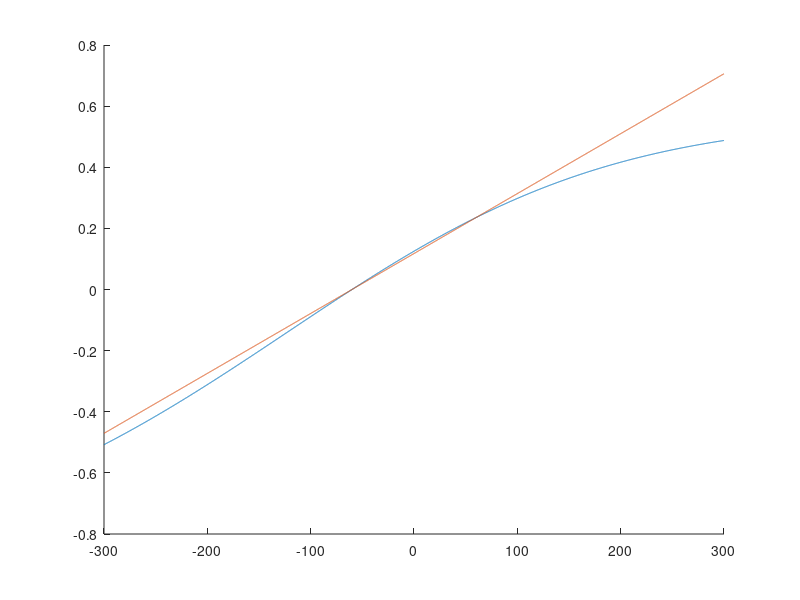
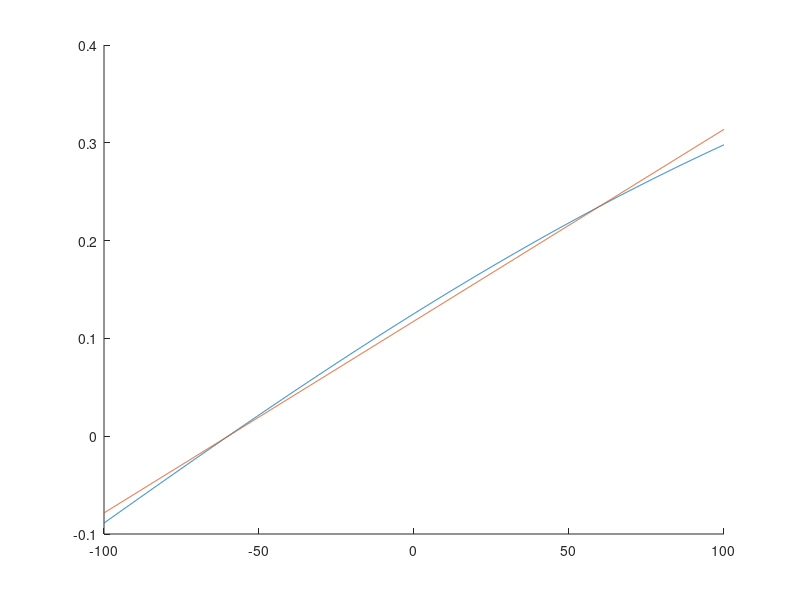
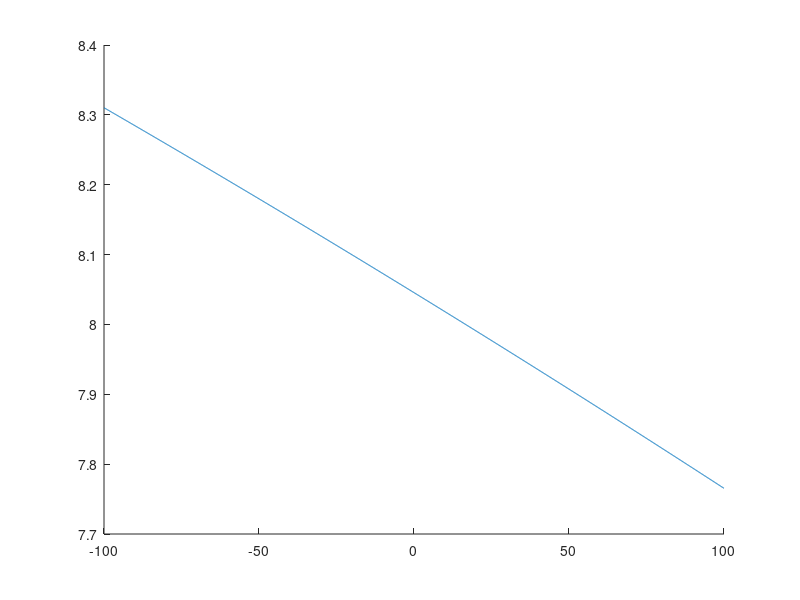

These charts were generated, in order, by the following MATLAB code:
%models dF/F of Voltage Fluors as a function of membrane potential based on measured and
%calculated PeT parameters

hold on
%clear all;

dEox = 0.129;
dEred = -2.02;
dEoo = 2.38;
dHOMO = -0.231;
%setting up constants for Rehm-Weller equation; can be modified to use
%HOMO-HOMO or LUMO-LUMO gap. Currently set to Evan's values for VF2.1Cl
%(note that redox potentials are measured in volts but since this is a
%transit of one electron this is directly equivalent to electron volts in
%energy)

r = 2.2;
%aniline-chromophore distance (nm)
Vmem = [-300:0.1:300];
%sets up a vector to calculate kpet for a wide range of membrane potentials

%theta = 35.3;
theta = [0:2.5:90];
weight = [0.0036    0.0101    0.0165    0.0232    0.0299    0.0362    0.0417    0.0442    0.0480    0.0524    0.0544 0.0553    0.0554    0.0535    0.0522    0.0499    0.0491    0.0466    0.0423    0.0371    0.0320    0.0282 0.0239    0.0203    0.0180    0.0162    0.0138    0.0118    0.0097    0.0074    0.0058    0.0042    0.0033 0.0021    0.0011    0.0006         0];

%angle between wire and electric field; should be modeled computationally
%or this program can be modified to calculate this from measured dF/F.
%Currently set to the computationally derived distribution of angles for
%VF2.1Cl from Rishi's paper
dmem = 4;
%thickness of the membrane in question (nm); 4 nm is a ballpark number. Not
%dubelco's modified eagle media
w = (r.*Vmem./(1000*dmem)).*sum(weight.*cosd(theta));
%w = (r.*Vmem./(1000*dmem)).*cosd(theta);

%calculates work to move electron in PeT (signs and charge accounted for, should be net positive so watch out
%for cosine range) based on above parameters (takes cosine in degrees);
%1000 in denominator accounts for mV to V conversion
%sanity check: work is positive when Vmem is positive (takes energy to move
%an electron from positive to negative) and work is negative when Vmem is
%negative (electron wants to go from negative to positive)

dGpet = dEox - dEred - dEoo + w;
%dGpet = dHOMO +w;
%Rehm-Weller equation to calculate delta G of PeT as a function of Vmem; we will now use this to
%calculate kpet as a function of Vmem which we will then use to calculate
%dF/F as a function of Vmem
%+w is because of current sign convention; when work is higher, dGpet should
%become less favorable

HnaughtDA = 10;
%electronic coupling at Van der Waals distance
rnaughtDA = 1.5;
%Van der Waals distance (angstroms)
beta = 0.01;
%coupling efficiency of the wire in question (angstroms^-1)
HDA = HnaughtDA*exp(-beta*(10*r-rnaughtDA));
%calculates donor-acceptor coupling of electron transfer (with correction on r to be in angstroms); still need to
%poke in literature for best approaches for Van der Waals radius and
%coupling (currently rnaughtDA set to nitrogen radius and HnaughtDA set to
%10 as placeholder (I seem to see this in the 10-100 range). 
%Beta set to minimum value for polystyrene wires as a placeholder

hbar = 6.582119569e-16;
%planck's constant over 2 pi because physicists are nerds; also let's keep
%everything in eV since that is useful
kb = 8.617333262e-5;
%Boltzmann constant in eV
T = 310.15;
%Temperature in Kelvin (assuming T=37 degrees for cells)
lambda = 1;
%solvent reorganization energy; still thinking of the best way to get at
%this (literature? approximations? fitting to known data? currently 1 is a placeholder)
%I seem to see this range from 0.5 to 2ish
kpet = sqrt(pi/(hbar*lambda*kb*T)).*(HDA^2).*exp(-((lambda+dGpet).^2)./(4*lambda*kb*T));
%at last we have our full kpet calculation from our measured and calculated
%parameters; kpet should be in s^-1

tauprot = 3.5e-9;
%fluorescence lifetime of fully protonated voltagefluor; should be equal to
%1/(kfl+knr) and might be the most tractable experimental way to get at
%those values (currently set to VF2.0Cl lifetime as a placeholder)
kprot = 1/tauprot;
%for variable simplicity later
ref = find(Vmem==-60);
dFoverF = (kprot+kpet(ref))./(kprot+kpet)-1;
%uses kpet to calculate dF/F for that particular voltage step from the
%desired reference voltage (defaults to -60 mV)


Vmempatch = Vmem(2001:4001);
dFoverFpatch = dFoverF(2001:4001);
Vmempatchint0 = Vmempatch + 60;
%selects the range of Vmem and dF/F actually used in our patch experiments
%(-100 mV to +100 mV). Also shifts dF/F values to set -60 mV to 0 dF/F
dFslope = transpose(Vmempatchint0)\transpose(dFoverFpatch);
%finds slope of voltage sensitivity (will be in absolute numbers per 1 mV)
sensitivity = 100*100*dFslope;
%multiply by 100 to get per 100 mV and then another 100 to get percentage;
%this is the dF/F per 100 mV percent value that we typically report

fprintf('dF/F is %g percent per 100mV \n', sensitivity);

dFlinfit = dFslope.*(Vmem+60);
%takes linear fit from above and generates line for plotting

figure(1);
hold on;
plot(Vmem,dFoverF);
plot(Vmem,dFlinfit);

figure(2);
hold on;
plot(Vmem(2001:4001),dFoverF(2001:4001));
plot(Vmem(2001:4001),dFlinfit(2001:4001));

figure(3);
hold on;
plot(Vmem(2001:4001),log10(kpet(2001:4001)));
%plots overall fit as well as linear model from patching range
%plotting can be modified as needed for generation of prettier figures




